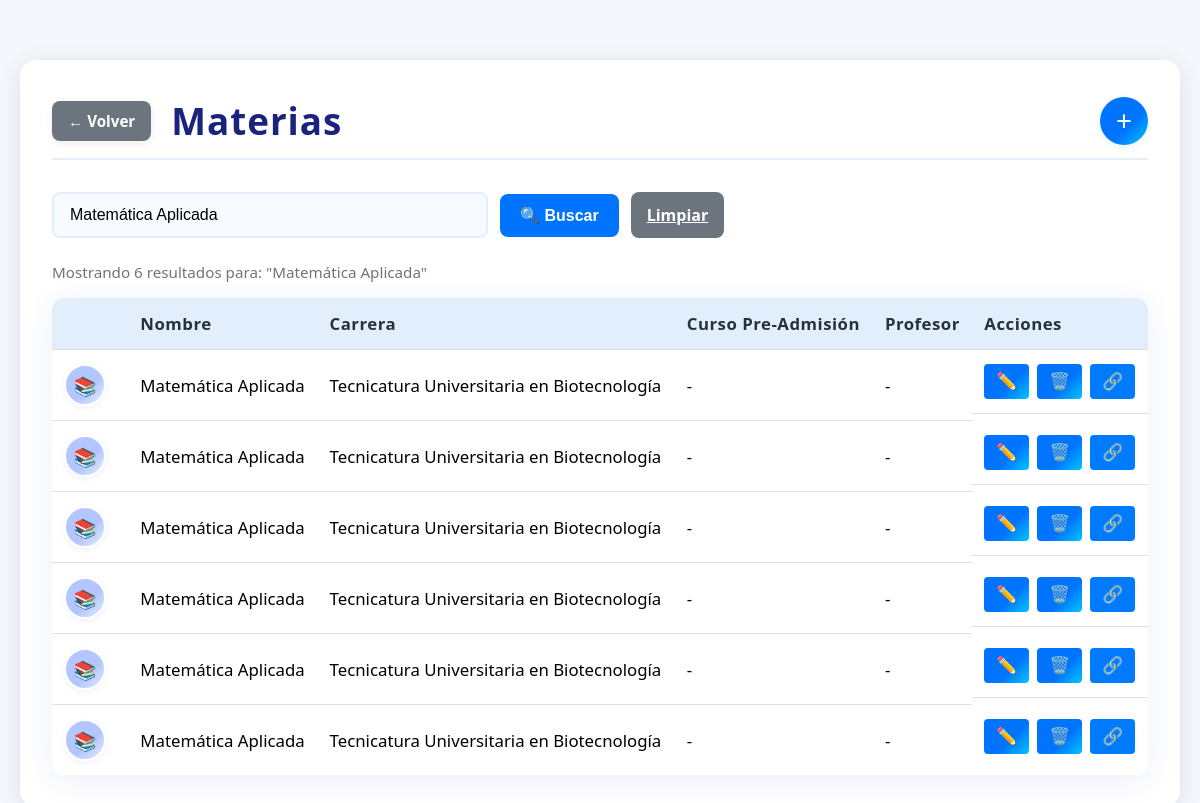
/materias.php?busqueda=Matemática Aplicada (signed in), run on the app's committed database.
### tables this page shows
CREATE TABLE `materias` (
  `id_materia` int(11) NOT NULL,
  `nombre` varchar(100) NOT NULL,
  `carrera_id` int(11) DEFAULT NULL,
  `curso_pre_admision_id` int(11) DEFAULT NULL,
  `profesor_id` int(11) DEFAULT NULL
);

CREATE TABLE `carreras` (
  `id_carrera` int(11) NOT NULL,
  `nombre` varchar(80) NOT NULL,
  `universidad_id` int(11) DEFAULT NULL
);

### materias.php (the view, shortened to what this page needs)
<?php
include 'conexion.php';
$busqueda = isset($_GET['busqueda']) ? trim($_GET['busqueda']) : '';
$sql = "SELECT m.*, c.nombre AS carrera, cp.nombre_curso AS curso_pre_admision,
               CONCAT(p.nombre, ' ', p.apellido) AS profesor_nombre
        FROM materias m
        LEFT JOIN carreras c ON m.carrera_id = c.id_carrera
        LEFT JOIN cursos_pre_admisiones cp ON m.curso_pre_admision_id = cp.id_curso_pre_admision
        LEFT JOIN profesores p ON m.profesor_id = p.id_profesor";
if (!empty($busqueda)) {
    $busqueda_escaped = $conn->real_escape_string($busqueda);
    $sql .= " WHERE m.nombre LIKE '%$busqueda_escaped%' OR c.nombre LIKE '%$busqueda_escaped%' OR p.nombre LIKE '%$busqueda_escaped%' OR p.apellido LIKE '%$busqueda_escaped%'";
}
$sql .= " ORDER BY m.nombre";
$materias = $conn->query($sql);
?>
<!DOCTYPE html>
<html lang="es">
<head>
    <link rel="stylesheet" href="css/añadir.css">
</head>
<body>
    <div class="main-container">
        <div class="materias-header">
            <div class="header-left">
                <a href="disposicionaulica.php" class="btn-volver">← Volver</a>
                <h2>Materias</h2>
            </div>
            <button class="btn-add" onclick="abrirModalAgregar()">+</button>
        </div>
        <form method="GET" class="search-container">
            <input type="text" name="busqueda" class="search-input" placeholder="Buscar por nombre de materia, carrera o profesor..." value="<?php echo htmlspecialchars($busqueda); ?>">
            <button type="submit" class="search-btn">🔍 Buscar</button>
            <?php if (!empty($busqueda)): ?>
                <a href="materias.php" class="clear-btn">Limpiar</a>
            <?php endif; ?>
        </form>
        <?php if (!empty($busqueda)): ?>
            <div class="results-info">
                <?php
                $total_resultados = $materias->num_rows;
                echo "Mostrando $total_resultados resultado" . ($total_resultados != 1 ? 's' : '') . " para: \"$busqueda\"";
                ?>
            </div>
        <?php endif; ?>
        <table class="materias-table">
            <thead>
                <tr>
                    <th></th>
                    <th>Nombre</th>
                    <th>Carrera</th>
                    <th>Curso Pre-Admisión</th>
                    <th>Profesor</th>
                    <th>Acciones</th>
                </tr>
            </thead>
            <tbody>
                <?php if ($materias->num_rows > 0): ?>
                    <?php while($m = $materias->fetch_assoc()): ?>
                    <tr>
                        <td><span class="avatar-materia">📚</span></td>
                        <td><?php echo htmlspecialchars($m['nombre']); ?></td>
                        <td><?php echo $m['carrera'] ? htmlspecialchars($m['carrera']) : '-'; ?></td>
                        <td><?php echo $m['curso_pre_admision'] ? htmlspecialchars($m['curso_pre_admision']) : '-'; ?></td>
                        <td><?php echo $m['profesor_nombre'] ? htmlspecialchars($m['profesor_nombre']) : '-'; ?></td>
                        <td class="acciones">
                            <button class="btn-edit" onclick="abrirModalEditar(<?php echo $m['id_materia']; ?>, '<?php echo htmlspecialchars($m['nombre']); ?>', '<?php echo $m['carrera_id']; ?>', '<?php echo $m['curso_pre_admision_id']; ?>')">✏️</button>
                            <button class="btn-delete" onclick="eliminarMateria(<?php echo $m['id_materia']; ?>, '<?php echo htmlspecialchars($m['nombre']); ?>')">🗑️</button>
                            <button class="btn-link" onclick="abrirModalEnlazar(<?php echo $m['id_materia']; ?>, '<?php echo htmlspecialchars($m['nombre']); ?>')">🔗</button>
                        </td>
                    </tr>
                    <?php endwhile; ?>
                <?php endif; ?>
            </tbody>
        </table>
    </div>
</body>
</html>

### bd/css/añadir.css (style rules this page uses)
body { font-family: "Segoe UI", Arial, sans-serif; background: #f4f7fb; margin: 0; padding: 20px; }
.btn-edit, .btn-delete, .btn-add { background: linear-gradient(135deg, #0074ff 60%, #00c6ff 100%) !important; color: #fff !important; }

### materias.php (style rules this page uses)
body { background: #f4f7fb; margin: 0; font-family: 'Segoe UI', Arial, sans-serif; }
.main-container { max-width: 1100px; margin: 40px auto 0 auto; background: #fff; border-radius: 16px; box-shadow: 0 4px 24px rgba(0,0,0,0.10); padding: 36px 32px 32px 32px; }
.materias-header { display: flex; align-items: center; justify-content: space-between; margin-bottom: 32px; border-bottom: 2px solid #e3eefd; padding-bottom: 12px; }
.header-left { display: flex; align-items: center; gap: 20px; }
.btn-volver { background: #6c757d; color: white; border: none; border-radius: 8px; padding: 10px 16px; font-size: 0.95em; font-weight: 600; cursor: pointer; text-decoration: none; display: inline-flex; align-items: center; gap: 8px; transition: background 0.2s, box-shadow 0.2s; box-shadow: 0 2px 8px rgba(0,0,0,0.08); }
.materias-header h2 { margin: 0; font-size: 2.3em; color: #1a237e; letter-spacing: 1px; font-weight: 700; }
.materias-header .btn-add { background: #28a745; color: #fff; border: none; border-radius: 50%; width: 48px; height: 48px; font-size: 1.7em; cursor: pointer; display: flex; align-items: center; justify-content: center; box-shadow: 0 2px 8px rgba(40,167,69,0.10); transition: background 0.2s, box-shadow 0.2s; }
.search-container { margin-bottom: 24px; display: flex; gap: 12px; align-items: center; }
.search-input { flex: 1; max-width: 400px; padding: 12px 16px; border: 2px solid #e3eefd; border-radius: 8px; font-size: 1em; background: #f7faff; transition: border-color 0.2s, box-shadow 0.2s; }
.search-btn { background: #0074ff; color: white; border: none; border-radius: 8px; padding: 12px 20px; font-size: 1em; font-weight: 600; cursor: pointer; transition: background 0.2s, box-shadow 0.2s; }
.clear-btn { background: #6c757d; color: white; border: none; border-radius: 8px; padding: 12px 16px; font-size: 1em; font-weight: 600; cursor: pointer; transition: background 0.2s; }
.materias-table { width: 100%; border-collapse: separate; border-spacing: 0; background: #fff; border-radius: 12px; overflow: hidden; box-shadow: 0 6px 32px rgba(30, 64, 175, 0.08); }
.materias-table th, .materias-table td { padding: 14px 12px; text-align: left; border-bottom: 1px solid #e0e0e0; font-size: 1.05em; }
.materias-table th { background: #e3eefd; color: #263238; font-weight: 700; letter-spacing: 0.5px; }
.materias-table tr:last-child td { border-bottom: none; }
.avatar-materia { width: 38px; height: 38px; border-radius: 50%; background: linear-gradient(135deg, #b3c6ff 60%, #e3eefd 100%); color: #1a237e; display: inline-flex; align-items: center; justify-content: center; font-weight: 700; font-size: 1.1em; margin-right: 10px; border: 2px solid #fff; box-shadow: 0 2px 6px rgba(30,64,175,0.07); }
.results-info { margin-bottom: 16px; color: #6c757d; font-size: 0.95em; font-weight: 500; }
.acciones { display: flex; gap: 8px; }
.acciones button { border: none; border-radius: 4px; padding: 7px 12px; font-size: 1em; cursor: pointer; }
.btn-edit { background: #ffc107; color: #222; }
.btn-delete { background: #dc3545; color: #fff; }
.btn-link { background: #007bff; color: #fff; }

### data on the page
materias: nombre "Matemática Aplicada", carrera.nombre "Tecnicatura Universitaria en Biotecnología"
materias: nombre "Matemática Aplicada", carrera.nombre "Tecnicatura Universitaria en Biotecnología"
materias: nombre "Matemática Aplicada", carrera.nombre "Tecnicatura Universitaria en Biotecnología"
materias: nombre "Matemática Aplicada", carrera.nombre "Tecnicatura Universitaria en Biotecnología"
materias: nombre "Matemática Aplicada", carrera.nombre "Tecnicatura Universitaria en Biotecnología"
materias: nombre "Matemática Aplicada", carrera.nombre "Tecnicatura Universitaria en Biotecnología"

### other printed values
$total_resultados "6"
$busqueda "Matemática Aplicada"
